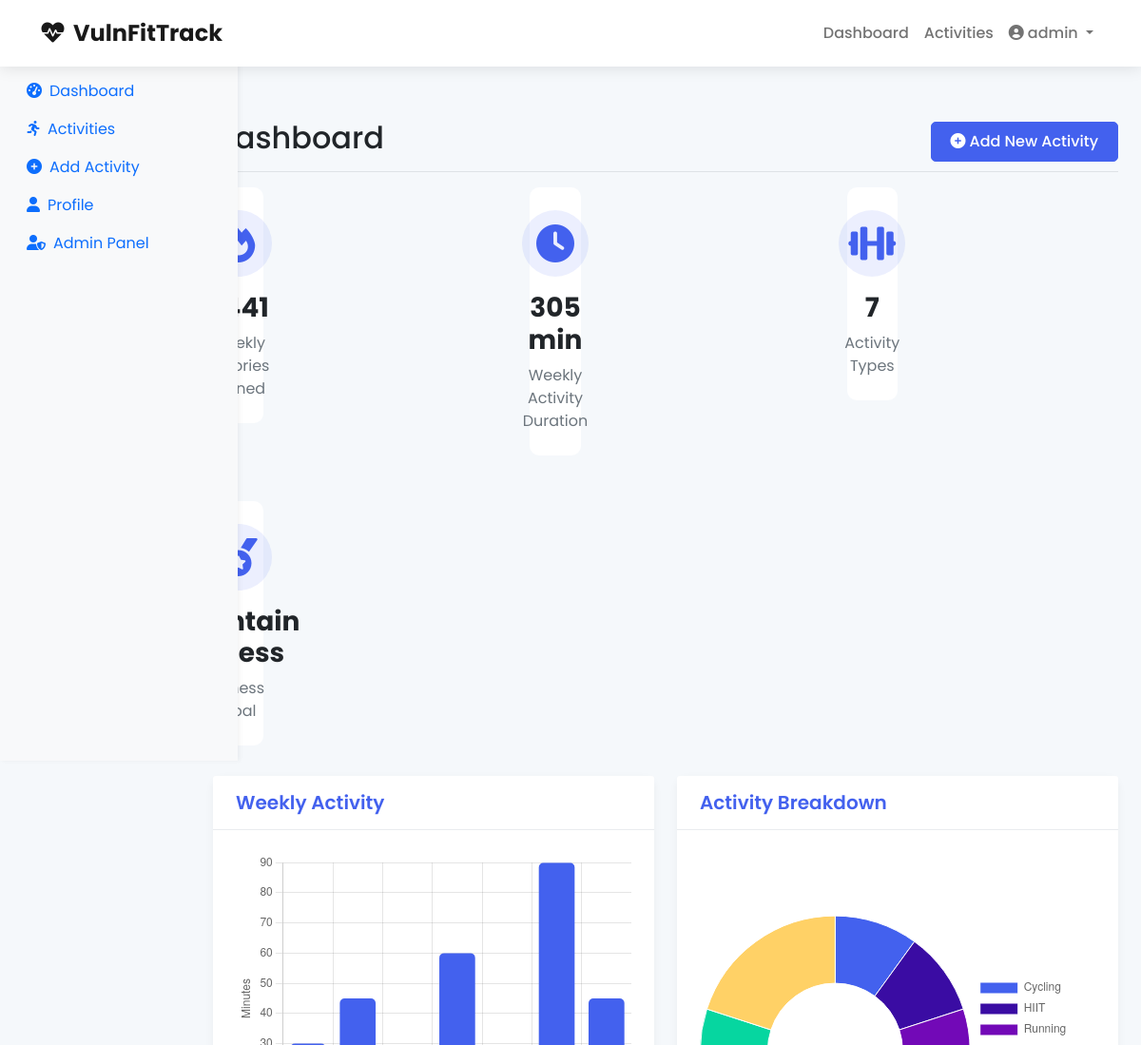
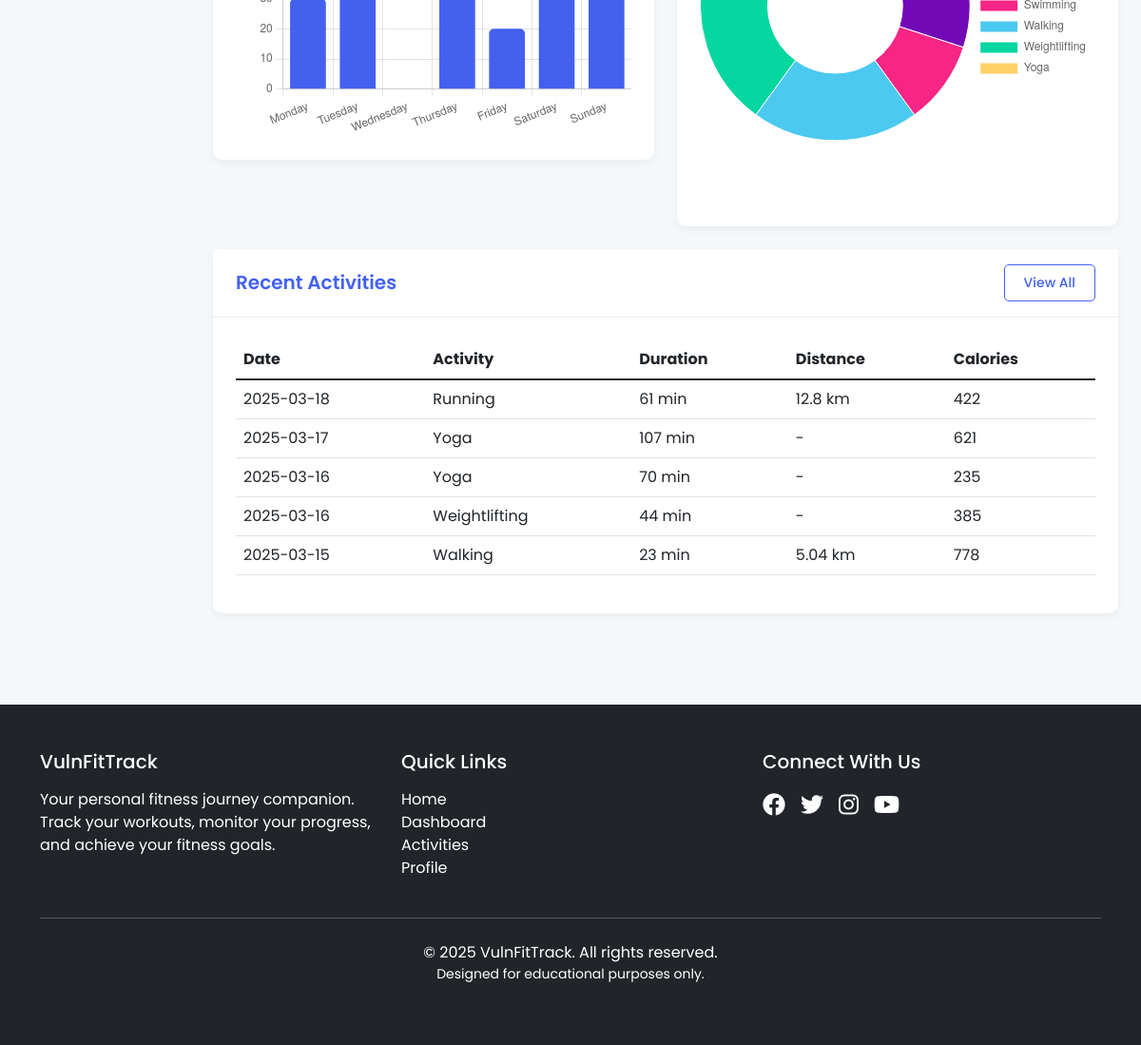
The app's page /dashboard (signed in) with its own data (2 pictures, top to bottom).
### tables this page shows
CREATE TABLE users (
        id INTEGER PRIMARY KEY AUTOINCREMENT,
        username TEXT UNIQUE NOT NULL,
        password TEXT NOT NULL,
        email TEXT UNIQUE NOT NULL,
        full_name TEXT,
        height FLOAT,
        weight FLOAT,
        dob TEXT,
        fitness_goal TEXT,
        role TEXT DEFAULT 'user',
        created_at TIMESTAMP DEFAULT CURRENT_TIMESTAMP
    );

CREATE TABLE activities (
        id INTEGER PRIMARY KEY AUTOINCREMENT,
        user_id INTEGER,
        activity_type TEXT NOT NULL,
        duration INTEGER NOT NULL,
        distance FLOAT,
        calories INTEGER,
        date TEXT NOT NULL,
        notes TEXT,
        FOREIGN KEY (user_id) REFERENCES users (id)
    );

### app.py (the view)
@app.route('/dashboard')
def dashboard():
    if 'user_id' not in session:
        flash('Please log in to access your dashboard.', 'warning')
        return redirect(url_for('login'))
    conn = sqlite3.connect(DB_PATH)
    conn.row_factory = sqlite3.Row
    cursor = conn.cursor()
    cursor.execute("SELECT * FROM users WHERE id = ?", (session['user_id'],))
    user = cursor.fetchone()
    cursor.execute(
        "SELECT * FROM activities WHERE user_id = ? ORDER BY date DESC LIMIT 5",
        (session['user_id'],)
    )
    recent_activities = cursor.fetchall()
    cursor.execute(
        "SELECT SUM(duration) as total_duration, SUM(calories) as total_calories FROM activities WHERE user_id = ? AND date >= date('now', '-7 days')",
        (session['user_id'],)
    )
    weekly_stats = cursor.fetchone()
    cursor.execute(
        "SELECT activity_type, COUNT(*) as count FROM activities WHERE user_id = ? GROUP BY activity_type",
        (session['user_id'],)
    )
    activity_breakdown = cursor.fetchall()
    conn.close()
    return render_template(
        'dashboard.html',
        user=user,
        recent_activities=recent_activities,
        weekly_stats=weekly_stats,
        activity_breakdown=activity_breakdown
    )

### templates/dashboard.html (shortened to what this page needs)
{% extends 'base.html' %}
{% block content %}
<div class="container-fluid">
    <div class="row">
        <div class="col-md-3 col-lg-2 d-md-block bg-light sidebar collapse">
            <div class="position-sticky pt-3">
                <ul class="nav flex-column">
                    <li class="nav-item">
                        <a class="nav-link active" href="{{ url_for('dashboard') }}">
                            <i class="fas fa-tachometer-alt me-2"></i>Dashboard
                        </a>
                    </li>
                    <li class="nav-item">
                        <a class="nav-link" href="{{ url_for('activities') }}">
                            <i class="fas fa-running me-2"></i>Activities
                        </a>
                    </li>
                    <li class="nav-item">
                        <a class="nav-link" href="{{ url_for('add_activity') }}">
                            <i class="fas fa-plus-circle me-2"></i>Add Activity
                        </a>
                    </li>
                    <li class="nav-item">
                        <a class="nav-link" href="{{ url_for('profile') }}">
                            <i class="fas fa-user me-2"></i>Profile
                        </a>
                    </li>
                    {% if session.get('role') == 'admin' %}
                    <li class="nav-item">
                        <a class="nav-link" href="{{ url_for('admin') }}">
                            <i class="fas fa-user-shield me-2"></i>Admin Panel
                        </a>
                    </li>
                    {% endif %}
                </ul>
            </div>
        </div>
        <main class="col-md-9 ms-sm-auto col-lg-10 px-md-4 py-4">
            <div class="d-flex justify-content-between flex-wrap flex-md-nowrap align-items-center pt-3 pb-2 mb-3 border-bottom">
                <h1 class="h2">Dashboard</h1>
                <div class="btn-toolbar mb-2 mb-md-0">
                    <a href="{{ url_for('add_activity') }}" class="btn btn-primary">
                        <i class="fas fa-plus-circle me-1"></i>Add New Activity
                    </a>
                </div>
            </div>
            <div class="row g-4 dashboard-stats">
                <div class="col-md-3">
                    <div class="stat-card">
                        <div class="icon">
                            <i class="fas fa-fire"></i>
                        </div>
                        <h3>{{ weekly_stats.total_calories or 0 }}</h3>
                        <p>Weekly Calories Burned</p>
                    </div>
                </div>
                <div class="col-md-3">
                    <div class="stat-card">
                        <div class="icon">
                            <i class="fas fa-clock"></i>
                        </div>
                        <h3>{{ weekly_stats.total_duration or 0 }} min</h3>
                        <p>Weekly Activity Duration</p>
                    </div>
                </div>
                <div class="col-md-3">
                    <div class="stat-card">
                        <div class="icon">
                            <i class="fas fa-dumbbell"></i>
                        </div>
                        <h3>{{ activity_breakdown|length }}</h3>
                        <p>Activity Types</p>
                    </div>
                </div>
                <div class="col-md-3">
                    <div class="stat-card">
                        <div class="icon">
                            <i class="fas fa-medal"></i>
                        </div>
                        <h3>{{ user.fitness_goal or 'Not set' }}</h3>
                        <p>Fitness Goal</p>
                    </div>
                </div>
            </div>
            <div class="row mt-4">
                <div class="col-md-6">
                    <div class="card mb-4">
                        <div class="card-header">
                            <h5 class="card-title mb-0">Weekly Activity</h5>
                        </div>
                        <div class="card-body">
                            <canvas id="weeklyChart" height="250"></canvas>
                        </div>
                    </div>
                </div>
                <div class="col-md-6">
                    <div class="card mb-4">
                        <div class="card-header">
                            <h5 class="card-title mb-0">Activity Breakdown</h5>
                        </div>
                        <div class="card-body">
                            <canvas id="activityPieChart" height="250"></canvas>
                        </div>
                    </div>
                </div>
            </div>
            <div class="card mb-4">
                <div class="card-header d-flex justify-content-between align-items-center">
                    <h5 class="card-title mb-0">Recent Activities</h5>
                    <a href="{{ url_for('activities') }}" class="btn btn-sm btn-outline-primary">View All</a>
                </div>
                <div class="card-body">
                    {% if recent_activities %}
                        <div class="table-responsive">
                            <table class="table table-hover">
                                <thead>
                                    <tr>
                                        <th>Date</th>
                                        <th>Activity</th>
                                        <th>Duration</th>
                                        <th>Distance</th>
                                        <th>Calories</th>
                                    </tr>
                                </thead>
                                <tbody>
                                    {% for activity in recent_activities %}
                                        <tr>
                                            <td>{{ activity.date }}</td>
                                            <td>{{ activity.activity_type }}</td>
                                            <td>{{ activity.duration }} min</td>
                                            <td>{% if activity.distance %}{{ activity.distance }} km{% else %}-{% endif %}</td>
                                            <td>{{ activity.calories }}</td>
                                        </tr>
                                    {% endfor %}
                                </tbody>
                            </table>
                        </div>
                    {% else %}
                        <div class="text-center py-4">
                            <i class="fas fa-clipboard-list fa-3x mb-3 text-muted"></i>
                            <p>No activities recorded yet.</p>
                            <a href="{{ url_for('add_activity') }}" class="btn btn-primary">Add Your First Activity</a>
                        </div>
                    {% endif %}
                </div>
            </div>
        </main>
    </div>
</div>
{% endblock %}
{% block scripts %}
<script>
    // Weekly Activity Chart
    const weeklyCtx = document.getElementById('weeklyChart').getContext('2d');
    const weeklyChart = new Chart(weeklyCtx, {
        type: 'bar',
        data: {
            labels: ['Monday', 'Tuesday', 'Wednesday', 'Thursday', 'Friday', 'Saturday', 'Sunday'],
            datasets: [{
                label: 'Activity Minutes',
                data: [30, 45, 0, 60, 20, 90, 45], // Sample data - would be replaced with real data
                backgroundColor: '#4361ee',
                borderRadius: 5
            }]
        },
        options: {
            responsive: true,
            plugins: {
                legend: {
                    display: false
                }
            },
            scales: {
                y: {
                    beginAtZero: true,
                    title: {
                        display: true,
                        text: 'Minutes'
                    }
                }
            }
        }
    });
    // Activity Breakdown Pie Chart
    const pieCtx = document.getElementById('activityPieChart').getContext('2d');
    const pieChart = new Chart(pieCtx, {
        type: 'doughnut',
        data: {
            labels: [{% for item in activity_breakdown %}'{{ item.activity_type }}',{% endfor %}],
            datasets: [{
                data: [{% for item in activity_breakdown %}{{ item.count }},{% endfor %}],
                backgroundColor: [
                    '#4361ee',
                    '#3a0ca3',
                    '#7209b7',
                    '#f72585',
                    '#4cc9f0',
                    '#06d6a0',
                    '#ffd166'
                ],
                borderWidth: 1
            }]
        },
        options: {
            responsive: true,
            plugins: {
                legend: {
                    position: 'right'
                }
            }
        }
    });
</script>
{% endblock %}

### templates/base.html (shortened to what this page needs)
<!DOCTYPE html>
<html lang="en">
<head>
    <link href="https://cdn.jsdelivr.net/npm/bootstrap@5.1.3/dist/css/bootstrap.min.css" rel="stylesheet">
    <link rel="stylesheet" href="https://cdnjs.cloudflare.com/ajax/libs/font-awesome/6.0.0-beta3/css/all.min.css">
    <link rel="stylesheet" href="{{ url_for('static', filename='css/main.css') }}">
</head>
<body>
    <nav class="navbar navbar-expand-lg navbar-light sticky-top">
        <div class="container">
            <a class="navbar-brand" href="{{ url_for('index') }}">
                <i class="fas fa-heartbeat me-2"></i>VulnFitTrack
            </a>
            <div class="collapse navbar-collapse" id="navbarNav">
                <ul class="navbar-nav ms-auto">
                    {% if session.get('user_id') %}
                        <li class="nav-item">
                            <a class="nav-link" href="{{ url_for('dashboard') }}">Dashboard</a>
                        </li>
                        <li class="nav-item">
                            <a class="nav-link" href="{{ url_for('activities') }}">Activities</a>
                        </li>
                        <li class="nav-item dropdown">
                            <a class="nav-link dropdown-toggle" href="#" id="userDropdown" role="button" data-bs-toggle="dropdown">
                                <i class="fas fa-user-circle me-1"></i>{{ session.get('username') }}
                            </a>
                        </li>
                    {% endif %}
                </ul>
            </div>
        </div>
    </nav>
    {% block content %}{% endblock %}
    <footer class="mt-5">
        <div class="container">
            <div class="row">
                <div class="col-md-4">
                    <h5 class="mb-3">VulnFitTrack</h5>
                    <p>Your personal fitness journey companion. Track your workouts, monitor your progress, and achieve your fitness goals.</p>
                </div>
                <div class="col-md-4">
                    <h5 class="mb-3">Quick Links</h5>
                    <ul class="list-unstyled">
                        <li><a href="{{ url_for('index') }}" class="text-white text-decoration-none">Home</a></li>
                        {% if session.get('user_id') %}
                        <li><a href="{{ url_for('dashboard') }}" class="text-white text-decoration-none">Dashboard</a></li>
                        <li><a href="{{ url_for('activities') }}" class="text-white text-decoration-none">Activities</a></li>
                        <li><a href="{{ url_for('profile') }}" class="text-white text-decoration-none">Profile</a></li>
                        {% else %}
                        <li><a href="{{ url_for('login') }}" class="text-white text-decoration-none">Login</a></li>
                        <li><a href="{{ url_for('register') }}" class="text-white text-decoration-none">Register</a></li>
                        {% endif %}
                    </ul>
                </div>
                <div class="col-md-4">
                    <h5 class="mb-3">Connect With Us</h5>
                    <div class="d-flex gap-3">
                        <a href="#" class="text-white fs-4"><i class="fab fa-facebook"></i></a>
                        <a href="#" class="text-white fs-4"><i class="fab fa-twitter"></i></a>
                        <a href="#" class="text-white fs-4"><i class="fab fa-instagram"></i></a>
                        <a href="#" class="text-white fs-4"><i class="fab fa-youtube"></i></a>
                    </div>
                </div>
            </div>
            <hr class="my-4 bg-light">
            <div class="text-center">
                <p class="mb-0">&copy; 2025 VulnFitTrack. All rights reserved.</p>
                <p class="small">Designed for educational purposes only.</p>
            </div>
        </div>
    </footer>
    {% block scripts %}{% endblock %}
</body>
</html>

### records on screen
users: fitness_goal "Maintain fitness"
activities: date "2025-03-18", activity_type "Running", duration "61", distance "12.8", calories "422"
activities: date "2025-03-17", activity_type "Yoga", duration "107", calories "621"
activities: date "2025-03-16", activity_type "Yoga", duration "70", calories "235"
activities: date "2025-03-16", activity_type "Weightlifting", duration "44", calories "385"
activities: date "2025-03-15", activity_type "Walking", duration "23", distance "5.04", calories "778"

### other values on screen
{{ session.get('username') }} "admin"
{{ weekly_stats.total_calories or 0 }} "2441"
{{ weekly_stats.total_duration or 0 }} "305"
{{ activity_breakdown|length }} "7"
chart data {{ item.activity_type }} Cycling, HIIT, Running, Swimming, Walking, Weightlifting, Yoga
chart data {{ item.count }} 2, 2, 2, 2, 4, 4, 4
